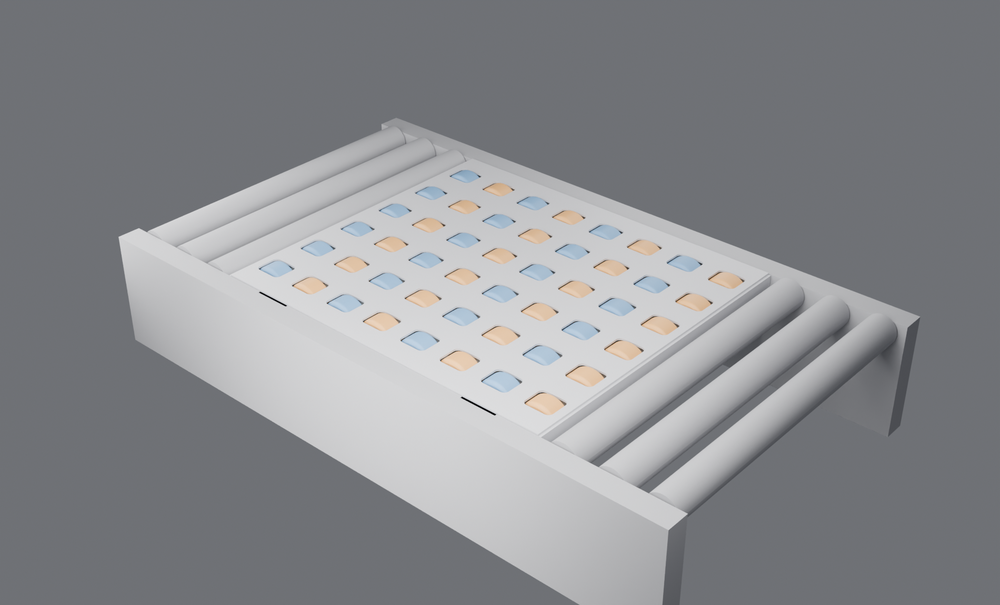
#> input picture docs/analisis/bloque_omni/BO_hero.png, 1000 x 605 px, shrunk from 1900 x 1150 before the run
$ python bo_compose.py
#> lines starting #> are read from the running program, lines starting #| are printed output that depends on the picture
import os
import matplotlib
matplotlib.use('Agg')
import matplotlib.pyplot as plt
import matplotlib.image as mpimg
import matplotlib.gridspec as gridspec

OUT = os.path.dirname(os.path.abspath(__file__))
p = lambda f: os.path.join(OUT, f)

fig = plt.figure(figsize=(20, 12.5), dpi=100)
gs = gridspec.GridSpec(3, 3, width_ratios=[1.35, 1.0, 1.0],
                       height_ratios=[1.15, 1.0, 0.52], figure=fig)

ax = fig.add_subplot(gs[0, 0])
ax.imshow(mpimg.imread(p('BO_hero.png'))); ax.axis('off')
ax.set_title('Bloque OMNI en su zona del ZP2026 (reemplaza 8 rodillos)', fontsize=13, pad=6)

ax = fig.add_subplot(gs[0, 1:])
ax.imshow(mpimg.imread(p('BO_destapado.png'))); ax.axis('off')
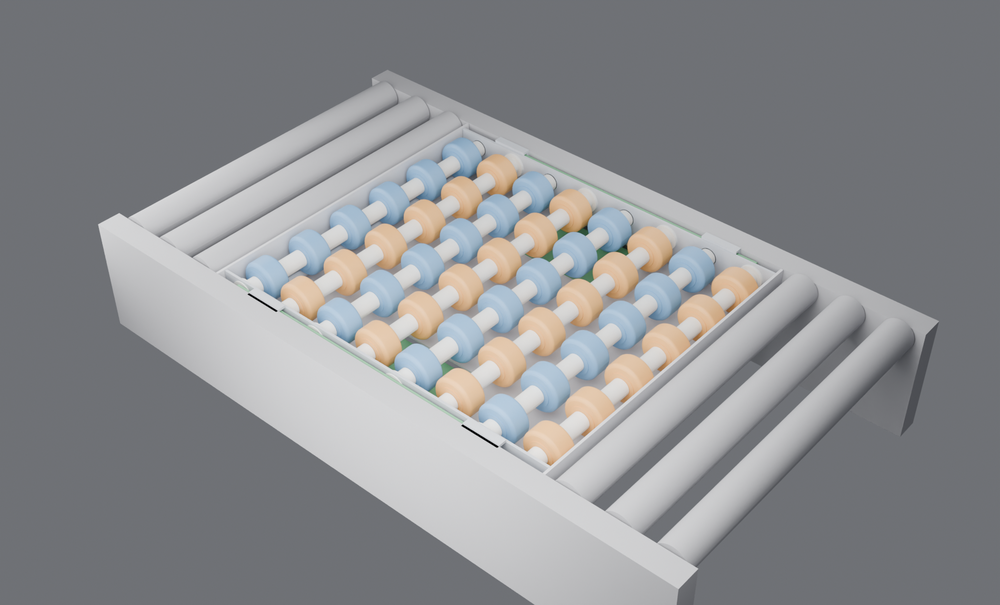
#> input picture docs/analisis/bloque_omni/BO_destapado.png, 1000 x 605 px, shrunk from 1900 x 1150 before the run
ax.set_title('Destapado: 8 ejes hex 14 — azul DERECHOS / naranja IZQUIERDOS — '
             'bujes PVC 3/4" entre ruedas', fontsize=12, pad=6)

ax = fig.add_subplot(gs[1, 0])
ax.imshow(mpimg.imread(p('BO_planta.png'))); ax.axis('off')
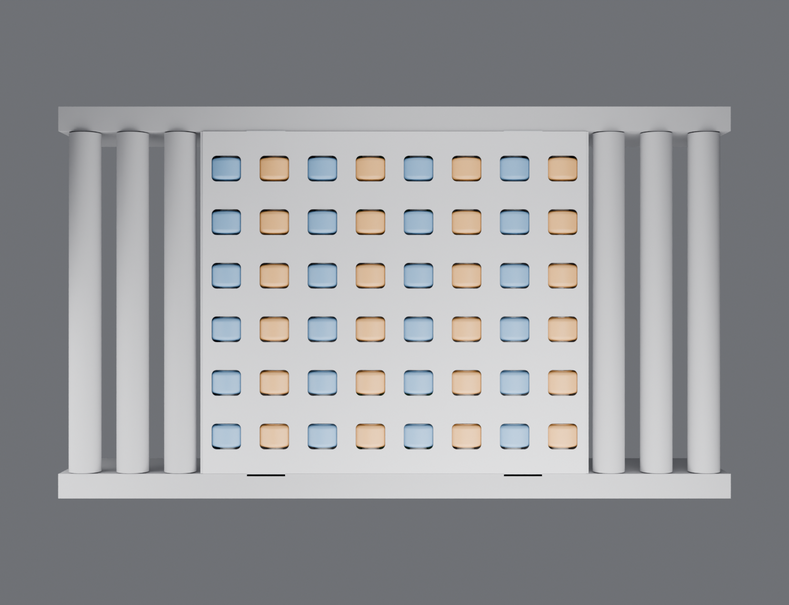
#> input picture docs/analisis/bloque_omni/BO_planta.png, 789 x 605 px, shrunk from 1500 x 1150 before the run
ax.set_title('Planta: tapa superior con 48 ventanas MÍNIMAS (46.3 × 40.6)', fontsize=12, pad=6)

ax = fig.add_subplot(gs[1, 1]); ax.axis('off')
t1 = (
    "MEDIDO DEL ZP2026 (GLB real)\n"
    "─────────────────────────────\n"
    "paso rodillos      74.75\n"
    "zona (8 pasos)     598.0\n"
    "interior caras     533.6\n"
    "rodillo            Ø50 · eje 90.1\n"
    "plano de rodadura  115.1\n"
    "larguero           190.5 (tope 108)\n"
    "motor UniDrive     152.7×118.1×119\n"
    "                   por cara interior\n"
    "─────────────────────────────\n"
    "BLOQUE (caja Flowsort)\n"
    "─────────────────────────────\n"
    "largo 598 = LA zona; ejes en las\n"
    "  8 posiciones de los rodillos\n"
    "2 placas 594×71×4 + 3 separadores\n"
    "  M8 + tapas lat./inf./superior\n"
    "ménsulas con colisa 9×25 (ajuste)\n"
    "eje hex 14 e/c, puntas Ø12\n"
    "  en rodamientos 6001 (12×28×8)\n"
    "6 ruedas mecanum v7 por eje\n"
    "  (Ø64×36.6, hex 14.5 pasante)\n"
    "bujes PVC 3/4\" SCH40 entre ruedas"
)
ax.text(0.0, 1.02, t1, transform=ax.transAxes, fontsize=10,
        family='monospace', va='top',
        bbox=dict(boxstyle='round,pad=0.55', fc='#f4f4f6', ec='#888'))

ax = fig.add_subplot(gs[1, 2]); ax.axis('off')
t2 = (
    "GATES (bloque_omni.py)\n"
    "─────────────────────────────\n"
    "nivel rueda 115.1 = ZP 115.1  OK\n"
    "sobresale sobre tapa    5.0   OK\n"
    "ventana mín. 46.3×40.6; queda\n"
    "  material 28.4 (X) / 42.7 (Y)\n"
    "separador z44.5 vs envolvente\n"
    "  mín 51.1 → holgura 0.6      OK\n"
    "carrete→cara interior   1.3   OK\n"
    "buje ID 20.9 vs hex Ø16.17\n"
    "  → holgura 4.73              OK\n"
    "─────────────────────────────\n"
    "ACCIONAMIENTO (como ZP2026)\n"
    "─────────────────────────────\n"
    "motor cara −Y → ejes 1·3·5·7\n"
    "  (DERECHOS)\n"
    "motor cara +Y → ejes 2·4·6·8\n"
    "  (IZQUIERDOS)\n"
    "carrete Ø40 en punta motriz +\n"
    "  o-rings eje a eje (salto 149.5)\n"
    "= velocidades iguales → recto;\n"
    "  diferencial → desvío a 45°\n"
    "─────────────────────────────\n"
    "POR BLOQUE: 24 ruedas der +\n"
    "24 izq · 8 ejes · 16× 6001 ·\n"
    "~38 bujes PVC · 2 UniDrive"
)
ax.text(0.0, 1.02, t2, transform=ax.transAxes, fontsize=10,
        family='monospace', va='top',
        bbox=dict(boxstyle='round,pad=0.55', fc='#eef4ee', ec='#7a8'))

ax = fig.add_subplot(gs[2, :])
im = mpimg.imread(p('BO_frente.png'))
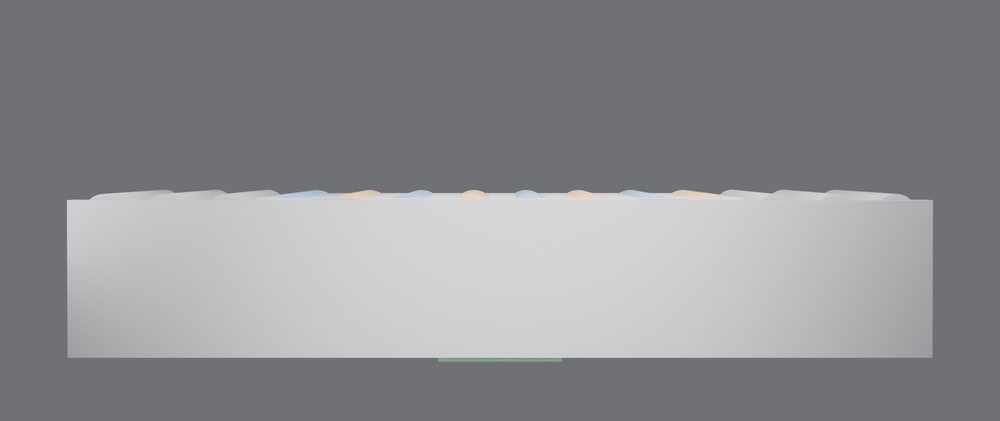
#> input picture docs/analisis/bloque_omni/BO_frente.png, 1000 x 421 px, shrunk from 1900 x 800 before the run
#> im is the input picture: shape (421, 1000, 4) float32; mean R, G, B, A 0.551, 0.556, 0.57, 1
h, w = im.shape[:2]
#> h = 421; w = 1000
ax.imshow(im[int(h*0.28):int(h*0.62), :]); ax.axis('off')
ax.set_title('Frente: nivel de rodadura continuo con los rodillos vecinos; '
             'la rueda sobresale 5 sobre la tapa', fontsize=11, pad=4)

fig.suptitle('Bloque OMNI tipo Flowsort para el ZP2026 — 8 ejes mecanum v7 alternados, '
             'un motor por cara interior (bloque_omni.py)', fontsize=15, y=0.995)
fig.subplots_adjust(top=0.93, bottom=0.02, left=0.02, right=0.99, hspace=0.22, wspace=0.06)
fig.savefig(p('BO_lamina.png'), dpi=100, facecolor='white')
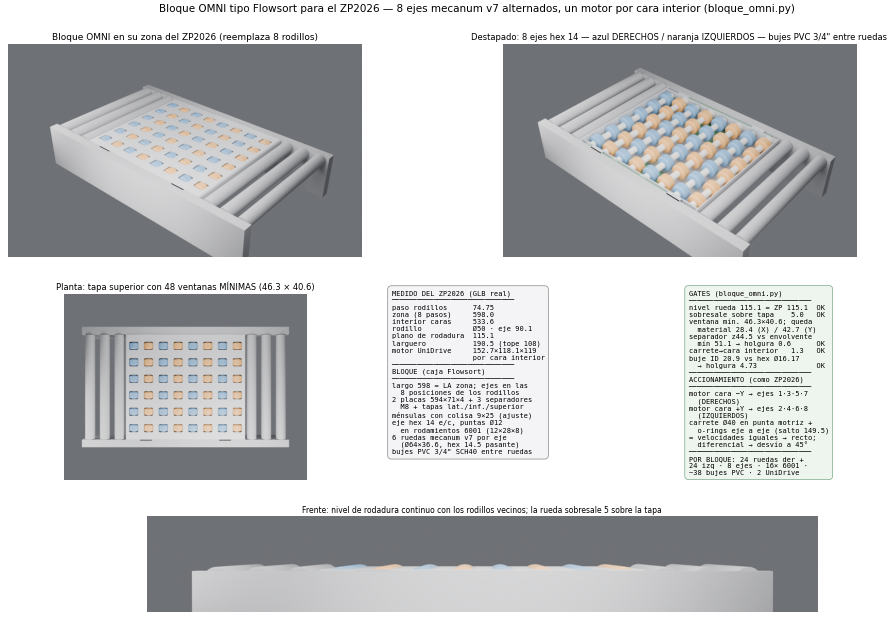
#> figure drawn by matplotlib, 4 panels
print('lamina ok')
